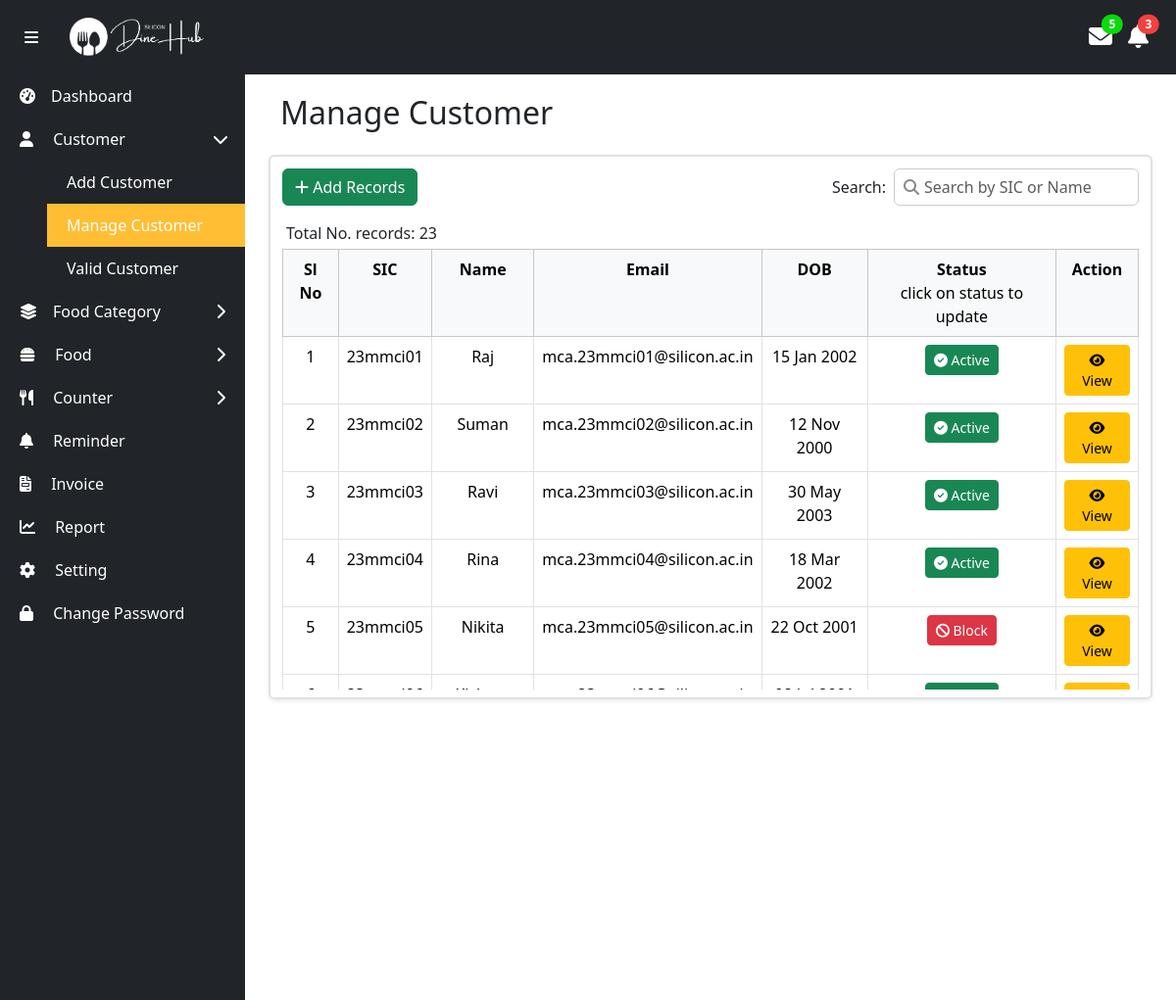
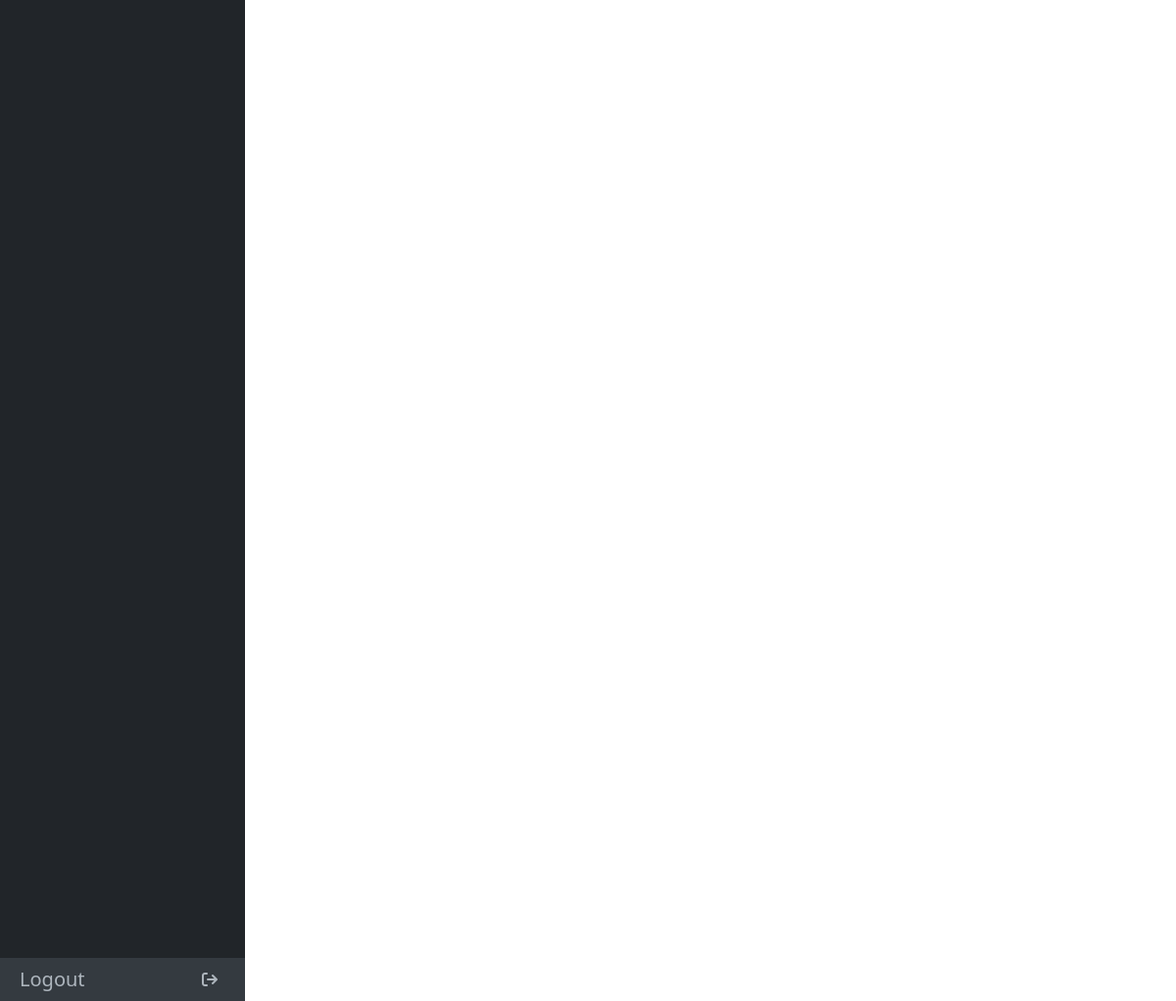
The page /admin/customerManage.php (signed in) on the database its author committed (2 pictures, top to bottom).
### tables this page shows
CREATE TABLE `student` (
  `studentID` int(11) NOT NULL,
  `sic` varchar(255) NOT NULL,
  `seID` int(11) DEFAULT NULL,
  `name` varchar(255) NOT NULL,
  `dob` date NOT NULL,
  `password` varchar(128) NOT NULL,
  `isActive` varchar(5) NOT NULL
);

CREATE TABLE `sic_email` (
  `seID` int(11) NOT NULL,
  `sic` varchar(255) NOT NULL,
  `email` varchar(255) NOT NULL
);

### dbFunctions/studentdb.php (called while the page is built, shortened)
<?php
function getAllStudents() {
    $conn = null;
    $stmt = null;
    try {
        $conn = dbConnection();
        $stmt = $conn->prepare("SELECT s.seID, s.name, s.sic, s.dob,s.isActive, s.studentID, se.email FROM student s LEFT JOIN sic_email se ON s.seID = se.seID ORDER BY s.sic");
        $stmt->execute();
        $res = $stmt->get_result();
        if($res->num_rows>0){
            return $res;
        }else{
            return "error";
        }
    } catch (Exception $e) {
        error_log($e->getMessage());
        return "error: " . $e->getMessage();
    } finally{
        $stmt->close();
        $conn->close();
    }
}
function totalNoOfStudents() {
    $conn = null;
    $stmt = null;
    try {
        $conn = dbConnection();
        $stmt = $conn->prepare("SELECT COUNT(*) AS total FROM student");
        $stmt->execute();
        $res = $stmt->get_result();
        if ($res->num_rows > 0) {
            $row = $res->fetch_assoc();
            return $row['total'];
        } else {
            return "0";
        }
    } catch (Exception $e) {
        error_log($e->getMessage());
        return "error: " . $e->getMessage();
    } finally {
        if ($stmt !== null) {
            $stmt->close();
        }
        if ($conn !== null) {
            $conn->close();
        }
    }
}
?>

### admin/customerManage.php (the view, shortened to what this page needs)
<?php
include_once "adminNavbar.php";
require_once "../dbFunctions/studentdb.php";
?>
<section class="content w-100">
    <div class="row mt-3 ms-1 me-1">
        <h2 class="mb-4">Manage Customer</h2>
        <div class="col-md-12 border border-2 pt-1 shadow-sm rounded">
            <div class="row">
                <div class="col-md-6 mb-3 mt-2 text-start">
                    <a class="btn btn-success text-center" href="./customerAdd.php"><i class="fa-solid fa-plus"></i> Add Records</a>
                </div>
                <div class="col-md-6 mb-3 mt-2 text-md-end">
                    <div class="d-flex justify-content-md-end align-items-center gap-2">
                        <label for="searchInput" style="font-weight: 500;">Search:</label>
                        <div style="position: relative;">
                            <i class="fas fa-search" style="
                                position: absolute;
                                top: 50%;
                                left: 10px;
                                transform: translateY(-50%);
                                color: #888;
                            "></i>
                            <input type="text"
                                id="searchInput"
                                class="form-control"
                                placeholder="Search by SIC or Name"
                                style="
                                    padding-left: 30px;
                                    border: 1px solid #ccc;
                                    height: 38px;
                                    width: 250px;
                                ">
                        </div>
                    </div>
                </div>
            </div>
            <div class="row ms-1">
                Total No. records: <?php echo totalNoOfStudents();?>
            </div>
            <div class="d-flex justify-content-between mt-1">
                <div style="max-height: 450px; overflow-y: auto; width: 100%;" class="mb-2">
                    <table class="table table-bordered table-responsive text-center" id="myTable">
                        <thead class="table-light">
                            <tr class="align-text-top">
                                <th>Sl No</th>
                                <th>SIC</th>
                                <th>Name</th>
                                <th>Email</th>
                                <th>DOB</th>
                                <th>Status
                                <p class="mb-0 fw-light">click on status to update</p>
                                </th>
                                <th>Action</th>
                            </tr>
                        </thead>
                        <tbody id="tableBody">
                            <?php
                                $sl = 1;
                                $result = getAllStudents();
                                while($std = $result->fetch_assoc()){
                                    ?>
                                    <tr>
                                        <td><?= $sl++?></td>
                                        <td class="sic"><?= $std['sic']?></td>
                                        <td class="name"><?= $std['name']?></td>
                                        <td><?= $std['email'] ?></td>
                                        <td><?= date('d M Y', strtotime($std['dob'])) ?></td>
                                        <td>
                                            <a data-id="<?php echo $std['studentID'] ?>" data-sic="<?= $std['sic']?>" data-status="<?= $std['isActive']?>"  data-name="<?= $std['name']?>" class="btn btn-sm statusUpdateBtn <?= $std['isActive'] ? 'btn-success' : 'btn-danger' ?> " data-bs-target="#updateStatusStudentModal" data-bs-toggle="modal"> <?= $std['isActive'] ? '<i class="fa-solid fa-circle-check"></i> Active' : '<i class="fa-solid fa-ban"></i> Block' ?></a>
                                        </td>
                                        <td>
                                            <a data-id="<?php echo $std['studentID'] ?>" data-email="<?= $std['email']?>" data-sic="<?= $std['sic']?>" data-status="<?= $std['isActive']?>"  data-name="<?= $std['name']?>" data-date="<?= $std['dob']?>" class="btn btn-warning btn-sm viewBtn" data-bs-target="#viewStudentModal" data-bs-toggle="modal"><i class="fa-solid fa-eye"></i> View</a>
                                        </td>
                                    </tr>
                                    <?php
                                }
                            ?>
                        </tbody>
                    </table>
                </div>
            </div>
        </div>
    </div>
</section>
<?php include_once "adminFooter.php"; ?>

### admin/adminNavbar.php (shortened to what this page needs)
<!DOCTYPE html>
<html lang="en">
<head>
  <link href="./../assets/bootstrap/bootstrap.min.css" rel="stylesheet" />
  <link rel="stylesheet" href="./../assets/fontawesome/all.css">
  <link href="./../assets/css/AdminCss/style.css" rel="stylesheet" />
  <link href="./../assets/css/AdminCss/foodManage.css" rel="stylesheet" />
  <link href="./../assets/toastr/toastr.min.css" rel="stylesheet">
</head>
<body>
    <nav class="navbar navbar-expand-lg navbar-dark bg-dark">
        <div class="container-fluid">
        <button class="btn btn-dark" id="sidebarToggler">
            <i class="fa-solid fa-bars"></i>
        </button>
        <a class="navbar-brand ps-3" href="./index.php">
            <img src="./../assets/images/logo.png" alt="logo" />
        </a>
        <div class="d-flex justify-content-center align-items-center ms-auto">
            <div class="me-3 position-relative">
            <a href="#" class="text-decoration-none">
                <i class="fa-solid fa-envelope" style="font-size: 1.5rem; color: white"></i>
                <span class="position-absolute me-2 top-0 start-100 translate-middle badge rounded-pill"
                id="notification" style="background-color: rgb(11, 218, 11)">5</span>
            </a>
            </div>
            <div class="me-3 position-relative">
            <a href="#" class="text-decoration-none">
                <i class="fa-solid fa-bell" style="font-size: 1.5rem; color: white"></i>
                <span class="position-absolute me-2 top-0 start-100 translate-middle badge rounded-pill"
                id="notification" style="background-color: rgb(243, 64, 64)">3</span>
            </a>
            </div>
        </div>
        </div>
    </nav>
    <aside class="sidebar bg-dark text-white d-flex flex-column justify-content-between position-fixed top-0 start-0 min-vh-100">
        <div>
            <div>
                <a href="./index.php" class="mt-3 text-white text-decoration-none d-flex align-items-center justify-content-between">
                    <div><i class="fas fa-tachometer-alt me-3"></i>Dashboard</div>
                </a>
            </div>
            <div>
                <a href="#customer" class="dropdown-toggle text-white text-decoration-none d-flex align-items-center justify-content-between" data-bs-toggle="collapse">
                    <div><i class="fa-solid fa-user me-3"></i> Customer</div>
                    <i class="fa-solid fa-chevron-right toggle-icon"></i>
                </a>
                <div class="collapse ms-5" id="customer">
                    <a href="./customerAdd.php" class="text-white text-decoration-none d-flex align-items-center justify-content-between">Add Customer</a>
                    <a href="./customerManage.php" class="text-white text-decoration-none d-flex align-items-center justify-content-between">Manage Customer</a>
                    <a href="./customerValid.php" class="text-white text-decoration-none d-flex align-items-center justify-content-between">Valid Customer</a>
                </div>
            </div>
            <div>
                <a href="#foodCategory" class="dropdown-toggle text-white text-decoration-none d-flex align-items-center justify-content-between" data-bs-toggle="collapse">
                    <div><i class="fa-solid fa-layer-group me-3"></i>Food Category</div>
                    <i class="fa-solid fa-chevron-right toggle-icon"></i>
                </a>
            </div>
            <div>
                <a href="#food" class="dropdown-toggle text-white text-decoration-none d-flex align-items-center justify-content-between" data-bs-toggle="collapse">
                    <div><i class="fa-solid fa-burger me-3"></i> Food</div>
                    <i class="fa-solid fa-chevron-right toggle-icon"></i>
                </a>
            </div>
            <div>
                <a href="#counter" class="dropdown-toggle text-white text-decoration-none d-flex align-items-center justify-content-between" data-bs-toggle="collapse">
                    <div><i class="fa-solid fa-utensils me-3"></i> Counter</div>
                    <i class="fa-solid fa-chevron-right toggle-icon"></i>
                </a>
            </div>
            <div>
                <a href="#dashboard" class="text-white text-decoration-none d-flex align-items-center justify-content-between">
                    <div><i class="fa-solid fa-bell me-3"></i> Reminder</div>
                </a>
            </div>
            <div>
                <a href="#dashboard" class="text-white text-decoration-none d-flex align-items-center justify-content-between">
                    <div><i class="fas fa-file-invoice me-3"></i> Invoice</div>
                </a>
            </div>
            <div>
                <a href="#dashboard" class="text-white text-decoration-none d-flex align-items-center justify-content-between">
                    <div><i class="fas fa-chart-line me-3"></i> Report</div>
                </a>
            </div>
            <div>
                <a href="#dashboard" class="text-white text-decoration-none d-flex align-items-center justify-content-between">
                    <div><i class="fa-solid fa-gear fa-spin me-3"></i> Setting</div>
                </a>
            </div>
            <div>
                <a href="./changeAdminPassword.php" class="text-white text-decoration-none d-flex align-items-center justify-content-between">
                    <div><i class="fas fa-lock me-3"></i> Change Password</div>
                </a>
            </div>
        </div>
        <div class="sidebar-footer">
            <a href="#" id="logoutBtn" class="text-decoration-none d-flex align-items-center justify-content-between w-100" style="color: #adb5bd;">
                <h5 class="my-0">Logout</h5>
                <div><i class="fa-solid fa-arrow-right-from-bracket mx-2"></i></div>
            </a>
        </div>
    </aside>

### admin/adminFooter.php (shortened to what this page needs)
  </body>
</html>

### assets/css/AdminCss/style.css (style rules this page uses)
* { padding: 0; margin: 0; box-sizing: border-box; }
body { display: flex; height: 100vh; overflow: hidden; }
.navbar { position: fixed; top: 0; left: 0; width: 100%; z-index: 1050; }
.navbar-brand img { height: 50px; }
.content { margin-left: 250px; margin-top: 60px; padding: 20px; transition: margin-left 0.3s; }
.sidebar { width: 250px; padding-top: 60px; transition: all 0.3s; }
.sidebar a { padding: 10px 20px; }
.active { background-color: #ffbe33; }
.toggle-icon { transition: transform 0.3s ease-in-out; }
.rotated { transform: rotate(90deg); }
.sidebar-footer { background-color: #343a40; }
.dropdown-toggle::after { display: none; }

### rows shown on the page
student: sic "23mmci01", name "Raj", seID.email "mca.23mmci01@silicon.ac.in", dob "15 Jan 2002", isActive "1" (drawn)
student: sic "23mmci02", name "Suman", seID.email "mca.23mmci02@silicon.ac.in", dob "12 Nov 2000", isActive "1" (drawn)
student: sic "23mmci03", name "Ravi", seID.email "mca.23mmci03@silicon.ac.in", dob "30 May 2003", isActive "1" (drawn)
student: sic "23mmci04", name "Rina", seID.email "mca.23mmci04@silicon.ac.in", dob "18 Mar 2002", isActive "1" (drawn)
student: sic "23mmci05", name "Nikita", seID.email "mca.23mmci05@silicon.ac.in", dob "22 Oct 2001", isActive "0" (drawn)

### other values the page prints
totalNoOfStudents() "23"
